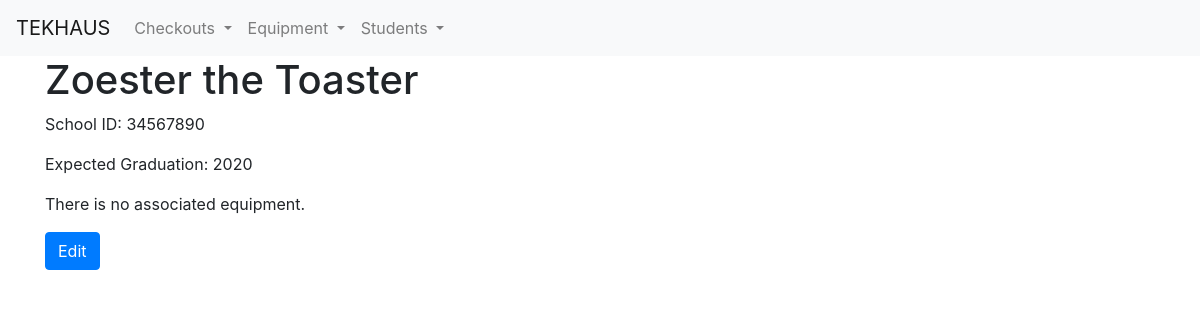
The app's page /student/34567890/ (signed in) with its own data.
### checkouts/models.py (models this page shows, shortened)
class Student(models.Model):
    school_id = models.IntegerField(verbose_name='School ID')
    first_name = models.CharField(max_length=100)
    last_name = models.CharField(max_length=100)
    grad_year = models.IntegerField(verbose_name='Expected Graduation Year')
    current_equipment = models.ManyToManyField('Equipment', related_name='current_equipment', blank=True)
    past_equipment = models.ManyToManyField('Equipment', related_name='past_equipment', blank=True)
    class Meta:
        verbose_name = 'Student'
        verbose_name_plural = 'Students'

### checkouts/views.py (the view)
# urls.py: path('student/<int:school_id>/', views.student_detail, name='student_detail'),
@login_required()
def student_detail(request, school_id):
    student = get_object_or_404(Student, school_id=school_id)
    current_equipment = student.current_equipment.all()
    return render(request, 'checkouts/student-detail.html', context={'student': student, 'current_equipment': current_equipment})

### checkouts/templates/checkouts/student-detail.html
{% extends 'checkouts/base.html' %}
{% block content %}
    {% if student %}
        <h1>{{ student.first_name }} {{ student.last_name }}</h1>
        <p>School ID: {{ student.school_id }}</p>
        <p>Expected Graduation: {{ student.grad_year }}</p>
    {% else %}
        <p>This student doesn't exist.</p>
    {% endif %}
    {% if current_equipment %}
        <p>Current Equipment:</p>
        {% for equipment in current_equipment %}
            <p>{{ equipment }}</p>
        {% endfor %}
    {% else %}
        <p>There is no associated equipment.</p>
    {% endif %}
    <a href="{% url 'edit_student' student.school_id %}">
        <button type="button" class="btn btn-primary">Edit</button>
    </a>
{% endblock %}

### records on screen
Student: first_name "Zoester", last_name "the Toaster", school_id "34567890", grad_year "2020"
